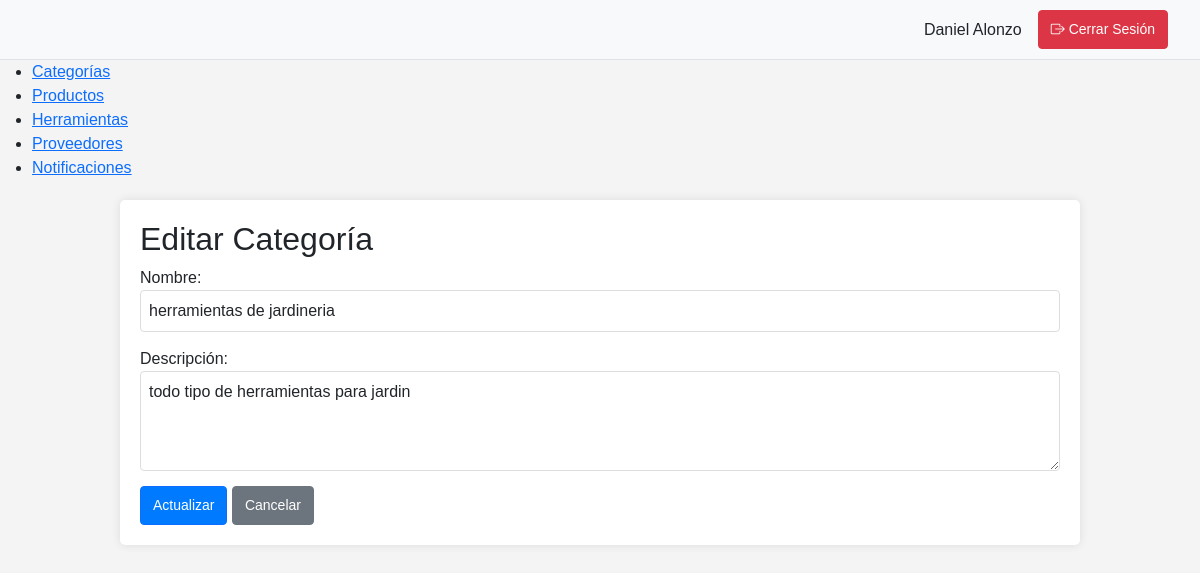
The app's page /index.php?controller=CategoriaController&action=editar&id=2 (signed in) with its own data.
### tables this page shows
CREATE TABLE `categorias` (
  `id` int(11) NOT NULL,
  `nombre` varchar(100) NOT NULL,
  `descripcion` text DEFAULT NULL
);

### controllers/CategoriaController.php (called while the page is built, shortened)
<?php
require_once BASE_PATH . '/models/Categoria.php';
class CategoriaController {
    private $categoria;
    public function __construct() {
        $conexion = new Conexion();
        $db = $conexion->obtenerConexion();
        $this->categoria = new Categoria($db);
    }
    public function editar() {
        $this->categoria->id = isset($_GET['id']) ? $_GET['id'] : die();
        $this->categoria->leerUno();
        include __DIR__ . '/../views/categorias/editar.php';
    }
}
?>

### models/Categoria.php (called while the page is built, shortened)
<?php
class Categoria {
    private $conn;
    private $table_name = "categorias";
    public $id;
    public function __construct($db) {
        $this->conn = $db;
    }
    public function leerUno() {
        $query = "SELECT * FROM " . $this->table_name . " WHERE id = ? LIMIT 0,1";
        $stmt = $this->conn->prepare($query);
        $stmt->bindParam(1, $this->id);
        $stmt->execute();
        $row = $stmt->fetch(PDO::FETCH_ASSOC);
        $this->nombre = $row['nombre'];
        $this->descripcion = $row['descripcion'];
    }
}
?>

### views/categorias/editar.php (the view)
<?php include __DIR__ . '/../partials/header.php'; ?>
<div class="container">
    <h2>Editar Categoría</h2>
    <form action="index.php?controller=CategoriaController&action=editar&id=<?php echo $this->categoria->id; ?>" method="post">
        <div class="form-group">
            <label for="nombre">Nombre:</label>
            <input type="text" class="form-control" id="nombre" name="nombre" value="<?php echo $this->categoria->nombre; ?>" required>
        </div>
        <div class="form-group">
            <label for="descripcion">Descripción:</label>
            <textarea class="form-control" id="descripcion" name="descripcion" rows="3"><?php echo $this->categoria->descripcion; ?></textarea>
        </div>
        <button type="submit" class="btn btn-primary">Actualizar</button>
        <a href="index.php?controller=CategoriaController&action=index" class="btn btn-secondary">Cancelar</a>
    </form>
</div>
<?php include __DIR__ . '/../partials/footer.php';  ?>

### public/css/estilo.css (style rules this page uses)
body { font-family: Arial, sans-serif; margin: 0; padding: 0; background-color: #f4f4f4; }
.container { width: 80%; margin: auto; overflow: hidden; padding: 20px; background: #fff; margin-top: 20px; border-radius: 5px; box-shadow: 0 0 10px rgba(0,0,0,0.1); }
.btn { padding: 8px 12px; text-decoration: none; border-radius: 4px; font-size: 14px; }
.btn-primary { background-color: #007bff; color: white; }
.btn-secondary { background-color: #6c757d; color: white; }
.form-group { margin-bottom: 15px; }
.form-control { width: 100%; padding: 8px; border: 1px solid #ddd; border-radius: 4px; }
textarea.form-control { min-height: 100px; }

### records on screen
categorias: nombre "herramientas de jardineria", descripcion "todo tipo de herramientas para jardin"

### other values on screen
$_SESSION['usuario_nombre'] "Daniel Alonzo"
